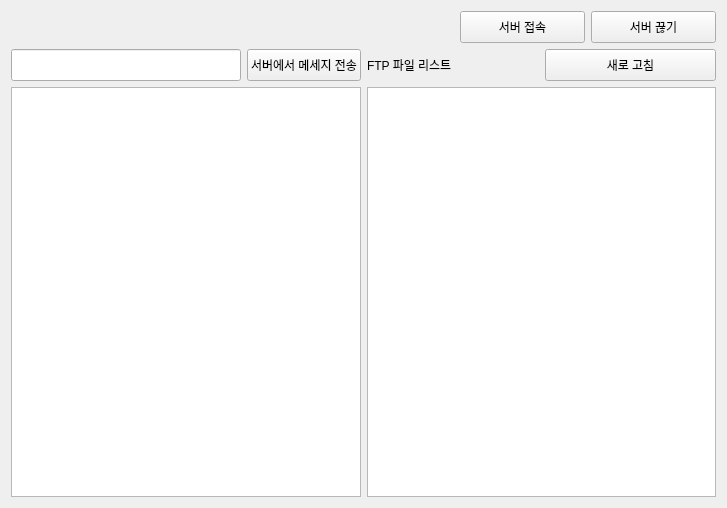
<?xml version="1.0" encoding="UTF-8"?>
<ui version="4.0">
 <class>LauncherServerClass</class>
 <widget class="QMainWindow" name="LauncherServerClass">
  <property name="geometry">
   <rect>
    <x>0</x>
    <y>0</y>
    <width>727</width>
    <height>508</height>
   </rect>
  </property>
  <property name="windowTitle">
   <string>LauncherServer</string>
  </property>
  <widget class="QWidget" name="centralWidget">
   <layout class="QVBoxLayout" name="verticalLayout_3">
    <item>
     <layout class="QHBoxLayout" name="horizontalLayout">
      <item>
       <spacer name="horizontalSpacer">
        <property name="orientation">
         <enum>Qt::Horizontal</enum>
        </property>
        <property name="sizeHint" stdset="0">
         <size>
          <width>40</width>
          <height>20</height>
         </size>
        </property>
       </spacer>
      </item>
      <item>
       <widget class="QPushButton" name="bt_connect_">
        <property name="sizePolicy">
         <sizepolicy hsizetype="Preferred" vsizetype="Preferred">
          <horstretch>0</horstretch>
          <verstretch>0</verstretch>
         </sizepolicy>
        </property>
        <property name="minimumSize">
         <size>
          <width>125</width>
          <height>32</height>
         </size>
        </property>
        <property name="text">
         <string>서버 접속</string>
        </property>
       </widget>
      </item>
      <item>
       <widget class="QPushButton" name="bt_disconnect_">
        <property name="sizePolicy">
         <sizepolicy hsizetype="Preferred" vsizetype="Preferred">
          <horstretch>0</horstretch>
          <verstretch>0</verstretch>
         </sizepolicy>
        </property>
        <property name="minimumSize">
         <size>
          <width>125</width>
          <height>32</height>
         </size>
        </property>
        <property name="text">
         <string>서버 끊기</string>
        </property>
       </widget>
      </item>
     </layout>
    </item>
    <item>
     <layout class="QHBoxLayout" name="horizontalLayout_5">
      <item>
       <layout class="QVBoxLayout" name="verticalLayout">
        <item>
         <layout class="QHBoxLayout" name="horizontalLayout_2" stretch="5,1">
          <item>
           <widget class="QLineEdit" name="lineEdit">
            <property name="minimumSize">
             <size>
              <width>0</width>
              <height>32</height>
             </size>
            </property>
           </widget>
          </item>
          <item>
           <widget class="QPushButton" name="bt_send_message_">
            <property name="sizePolicy">
             <sizepolicy hsizetype="Preferred" vsizetype="Preferred">
              <horstretch>0</horstretch>
              <verstretch>0</verstretch>
             </sizepolicy>
            </property>
            <property name="minimumSize">
             <size>
              <width>0</width>
              <height>32</height>
             </size>
            </property>
            <property name="text">
             <string>서버에서 메세지 전송</string>
            </property>
           </widget>
          </item>
         </layout>
        </item>
        <item>
         <widget class="QTextEdit" name="textEdit"/>
        </item>
       </layout>
      </item>
      <item>
       <layout class="QVBoxLayout" name="verticalLayout_2">
        <item>
         <layout class="QHBoxLayout" name="horizontalLayout_4">
          <item>
           <widget class="QLabel" name="label_ftp_list_">
            <property name="text">
             <string>FTP 파일 리스트</string>
            </property>
           </widget>
          </item>
          <item>
           <widget class="QPushButton" name="bt_ftp_refresh_">
            <property name="sizePolicy">
             <sizepolicy hsizetype="Preferred" vsizetype="Preferred">
              <horstretch>0</horstretch>
              <verstretch>0</verstretch>
             </sizepolicy>
            </property>
            <property name="minimumSize">
             <size>
              <width>0</width>
              <height>32</height>
             </size>
            </property>
            <property name="text">
             <string>새로 고침</string>
            </property>
           </widget>
          </item>
         </layout>
        </item>
        <item>
         <widget class="QListWidget" name="listWidget"/>
        </item>
       </layout>
      </item>
     </layout>
    </item>
   </layout>
  </widget>
 </widget>
 <layoutdefault spacing="6" margin="11"/>
 <resources>
  <include location="LauncherServer.qrc"/>
 </resources>
 <connections/>
</ui>
